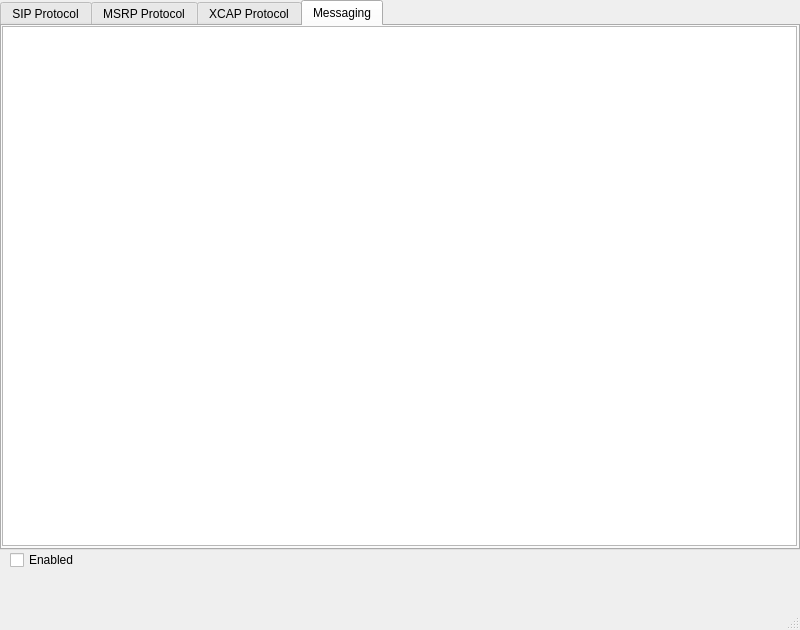
<?xml version="1.0" encoding="UTF-8"?>
<ui version="4.0">
 <class>logs_window</class>
 <widget class="QMainWindow" name="logs_window">
  <property name="geometry">
   <rect>
    <x>0</x>
    <y>0</y>
    <width>800</width>
    <height>630</height>
   </rect>
  </property>
  <property name="minimumSize">
   <size>
    <width>800</width>
    <height>630</height>
   </size>
  </property>
  <property name="maximumSize">
   <size>
    <width>800</width>
    <height>630</height>
   </size>
  </property>
  <property name="windowTitle">
   <string>Blink Logs</string>
  </property>
  <widget class="QWidget" name="centralwidget">
   <property name="sizePolicy">
    <sizepolicy hsizetype="Preferred" vsizetype="Preferred">
     <horstretch>0</horstretch>
     <verstretch>0</verstretch>
    </sizepolicy>
   </property>
   <widget class="QTabWidget" name="logsTabWidget">
    <property name="geometry">
     <rect>
      <x>0</x>
      <y>0</y>
      <width>800</width>
      <height>550</height>
     </rect>
    </property>
    <property name="sizePolicy">
     <sizepolicy hsizetype="Preferred" vsizetype="Preferred">
      <horstretch>0</horstretch>
      <verstretch>0</verstretch>
     </sizepolicy>
    </property>
    <property name="minimumSize">
     <size>
      <width>0</width>
      <height>0</height>
     </size>
    </property>
    <property name="currentIndex">
     <number>3</number>
    </property>
    <property name="movable">
     <bool>false</bool>
    </property>
    <widget class="QWidget" name="sip">
     <attribute name="title">
      <string>SIP Protocol</string>
     </attribute>
     <widget class="QPlainTextEdit" name="sip_logs_view">
      <property name="geometry">
       <rect>
        <x>0</x>
        <y>0</y>
        <width>795</width>
        <height>520</height>
       </rect>
      </property>
      <property name="sizePolicy">
       <sizepolicy hsizetype="Preferred" vsizetype="Preferred">
        <horstretch>0</horstretch>
        <verstretch>0</verstretch>
       </sizepolicy>
      </property>
      <property name="undoRedoEnabled">
       <bool>false</bool>
      </property>
      <property name="readOnly">
       <bool>true</bool>
      </property>
      <property name="plainText">
       <string notr="true"/>
      </property>
     </widget>
    </widget>
    <widget class="QWidget" name="msrp">
     <attribute name="title">
      <string>MSRP Protocol</string>
     </attribute>
     <widget class="QPlainTextEdit" name="msrp_logs_view">
      <property name="geometry">
       <rect>
        <x>0</x>
        <y>0</y>
        <width>795</width>
        <height>520</height>
       </rect>
      </property>
      <property name="sizePolicy">
       <sizepolicy hsizetype="Preferred" vsizetype="Preferred">
        <horstretch>0</horstretch>
        <verstretch>0</verstretch>
       </sizepolicy>
      </property>
      <property name="undoRedoEnabled">
       <bool>false</bool>
      </property>
      <property name="readOnly">
       <bool>true</bool>
      </property>
      <property name="plainText">
       <string notr="true"/>
      </property>
     </widget>
    </widget>
    <widget class="QWidget" name="xcap">
     <attribute name="title">
      <string>XCAP Protocol</string>
     </attribute>
     <widget class="QPlainTextEdit" name="xcap_logs_view">
      <property name="geometry">
       <rect>
        <x>0</x>
        <y>0</y>
        <width>795</width>
        <height>520</height>
       </rect>
      </property>
      <property name="sizePolicy">
       <sizepolicy hsizetype="Preferred" vsizetype="Preferred">
        <horstretch>0</horstretch>
        <verstretch>0</verstretch>
       </sizepolicy>
      </property>
      <property name="undoRedoEnabled">
       <bool>false</bool>
      </property>
      <property name="readOnly">
       <bool>true</bool>
      </property>
      <property name="plainText">
       <string notr="true"/>
      </property>
     </widget>
    </widget>
    <widget class="QWidget" name="messaging">
     <attribute name="title">
      <string>Messaging</string>
     </attribute>
     <widget class="QPlainTextEdit" name="messaging_logs_view">
      <property name="geometry">
       <rect>
        <x>0</x>
        <y>0</y>
        <width>795</width>
        <height>520</height>
       </rect>
      </property>
      <property name="sizePolicy">
       <sizepolicy hsizetype="Preferred" vsizetype="Preferred">
        <horstretch>0</horstretch>
        <verstretch>0</verstretch>
       </sizepolicy>
      </property>
      <property name="undoRedoEnabled">
       <bool>false</bool>
      </property>
      <property name="readOnly">
       <bool>true</bool>
      </property>
      <property name="plainText">
       <string notr="true"/>
      </property>
     </widget>
    </widget>
   </widget>
   <widget class="QCheckBox" name="log_enabled_button">
    <property name="geometry">
     <rect>
      <x>10</x>
      <y>550</y>
      <width>86</width>
      <height>20</height>
     </rect>
    </property>
    <property name="text">
     <string>Enabled</string>
    </property>
   </widget>
  </widget>
  <widget class="QStatusBar" name="statusbar"/>
  <widget class="QMenuBar" name="menubar">
   <property name="geometry">
    <rect>
     <x>0</x>
     <y>0</y>
     <width>800</width>
     <height>24</height>
    </rect>
   </property>
  </widget>
  <action name="action_sip">
   <property name="text">
    <string>SIP Trace</string>
   </property>
  </action>
  <action name="action_messages">
   <property name="text">
    <string>Messages</string>
   </property>
  </action>
 </widget>
 <resources/>
 <connections/>
</ui>
